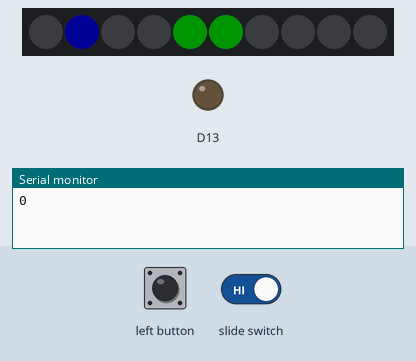
Simulated run of this sketch. Board: Adafruit Circuit Playground Express. On the bench: 10 RGB LEDs in strip order, left to right, output pins drawn as LEDs (lit = HIGH), the last lines printed to the serial monitor. Inputs (shaded band) come from the test bench. Dim RGB values are drawn brighter than linear.

Above: at 1.2 s.
1.3 s: left button pressed for 0.15 s
At 4.2 s:
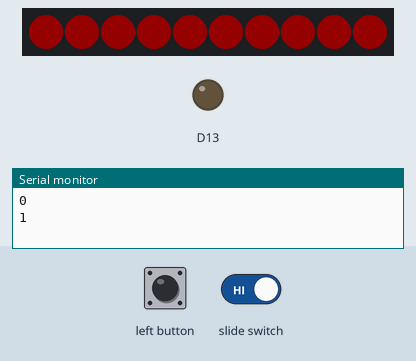
At 9.3 s:
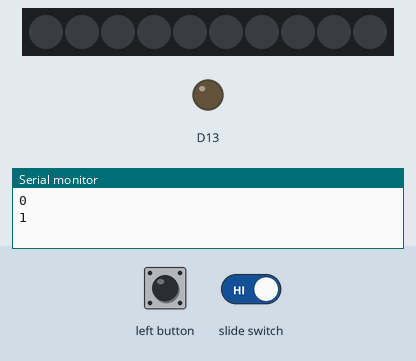
Timing chart, 0 to 10.8 s (numbered marks = the images above; inputs shaded):
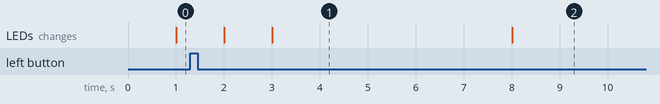

Measured:
- after the input at 1.3 s, the LEDs: first change after 0.70 s (image 1 shows a later state)
- what the display in image 1 shows lasts 5.0 s, from 3.0 s to 8.0 s

The sketch:

github.ino
```cpp
#include <Adafruit_CircuitPlayground.h>

int count = 0;
//slide switch
const int slideSwitch = 7;
volatile bool switchFlag = 0;
bool switchState = 0;

//button
const int buttonA = 4;
volatile bool buttonFlag = 0;

void setup() {
  Serial.begin(9600);
  CircuitPlayground.begin();

  //slide switch
  switchState = digitalRead(slideSwitch);
  pinMode(slideSwitch,INPUT_PULLUP);
  attachInterrupt(digitalPinToInterrupt(slideSwitch), onOff, CHANGE);

  //button
  pinMode(buttonA,INPUT_PULLDOWN);
  attachInterrupt(digitalPinToInterrupt(buttonA), pressedA, FALLING);
}

void loop() {

CircuitPlayground.setPixelColor(4, 0, 255, 0);
CircuitPlayground.setPixelColor(5, 0, 255, 0);
for (int i = 0; i < 10; i++)
  {
        CircuitPlayground.setPixelColor(i, 0, 0, 255);
        delay (1000);
        CircuitPlayground.setPixelColor(i, 0, 0, 0);
        count = i;
        Serial.println(count);
        CircuitPlayground.setPixelColor(4, 0, 255, 0);
        CircuitPlayground.setPixelColor(5, 0, 255, 0);

        //if player pressess the button
        if(buttonFlag)
          {
            CircuitPlayground.clearPixels();
            delay(1000);
            if(count == 4 || count == 5)
              {
                win();
                delay(5000);
              }
            else
              {
                lose();
                delay(5000);
              }
            CircuitPlayground.clearPixels();
            delay(9000);
            buttonFlag = 0;
          }
  }
  for (int i = 9; i >= 0; i--)
    {
        CircuitPlayground.setPixelColor(i, 0, 0, 255);
        delay (1000);
        CircuitPlayground.setPixelColor(i, 0, 0, 0);
        count = i;
        Serial.println(count);
        CircuitPlayground.setPixelColor(4, 0, 255, 0);
        CircuitPlayground.setPixelColor(5, 0, 255, 0);

        //player presses the button
        if(buttonFlag)
        {
        CircuitPlayground.clearPixels();
        delay(5000);
        if(count == 4 || count == 5)
          {
          win();
          delay(1000);
          }
          else
          {
          lose();
          delay(5000);
          }
          CircuitPlayground.clearPixels();
          delay(9000);
          buttonFlag = 0;
        }
    }

}

//win
void win()
{
  delay(1);
  CircuitPlayground.setPixelColor(0, 0, 255, 0);
  CircuitPlayground.setPixelColor(1, 0, 255, 0);
  CircuitPlayground.setPixelColor(2, 0, 255, 0);
  CircuitPlayground.setPixelColor(3, 0, 255, 0);
  CircuitPlayground.setPixelColor(4, 0, 255, 0);
  CircuitPlayground.setPixelColor(5, 0, 255, 0);
  CircuitPlayground.setPixelColor(6, 0, 255, 0);
  CircuitPlayground.setPixelColor(7, 0, 255, 0);
  CircuitPlayground.setPixelColor(8, 0, 255, 0);
  CircuitPlayground.setPixelColor(9, 0, 255, 0);
}

//lose
void lose()
{
  CircuitPlayground.setPixelColor(0, 255, 0, 0);
  CircuitPlayground.setPixelColor(1, 255, 0, 0);
  CircuitPlayground.setPixelColor(2, 255, 0, 0);
  CircuitPlayground.setPixelColor(3, 255, 0, 0);
  CircuitPlayground.setPixelColor(4, 255, 0, 0);
  CircuitPlayground.setPixelColor(5, 255, 0, 0);
  CircuitPlayground.setPixelColor(6, 255, 0, 0);
  CircuitPlayground.setPixelColor(7, 255, 0, 0);
  CircuitPlayground.setPixelColor(8, 255, 0, 0);
  CircuitPlayground.setPixelColor(9, 255, 0, 0);
}

void pressedA()
{
  buttonFlag = 1;
}

void onOff()
{
  switchFlag = 1;
}
```
